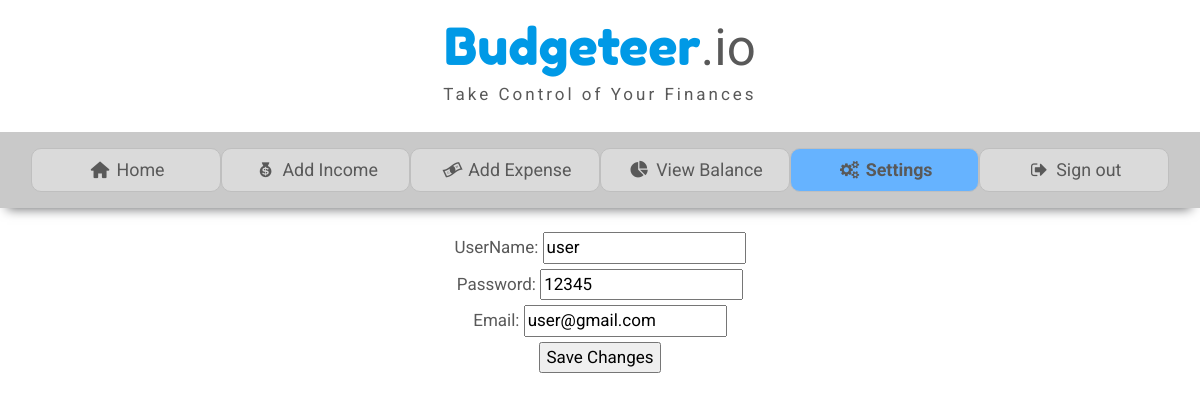
The page /settings.php (signed in) on the database its author committed.
### tables this page shows
CREATE TABLE `users` (
  `user_id` int(11) NOT NULL,
  `username` varchar(20) NOT NULL,
  `email` varchar(50) NOT NULL,
  `password` varchar(255) NOT NULL
);

### settings.php (the view, shortened to what this page needs)
<!DOCTYPE html>
<html>
<head>
	<link rel="stylesheet" href="css/bootstrap.min.css">
	<link rel="stylesheet" href="css/main.css">
	<link rel="stylesheet" href="css/fontello.css">
</head>
<body>
	<header>
		<h1 class="mt-3 mb-1" id="title">
			<a id="homeButton" href="index.php" role="button"><span id="logo">Budgeteer</span>.io</a>
		</h1>
		<p id="subtitle">Take Control of Your Finances</p>
	</header>
    <main>
    <section class="container-fluid square my-4 py-2">
			<nav class="navbar navbar-dark navbar-expand-lg">
				<div class="collapse navbar-collapse" id="mainMenu">
					<ul class="navbar-nav mx-auto">
						<li class="col-lg-2 nav-item">
							<a class="nav-link" href="menu.php"><i class="icon-home"></i> Home</a>
						</li>
						<li class="col-lg-2 nav-item">
							<a class="nav-link" href="income.php"><i class="icon-money-1"></i> Add Income</a>
						</li>
						<li class="col-lg-2 nav-item">
							<a class="nav-link" href="expense.php"><i class="icon-dollar"></i> Add Expense</a>
						</li>
						<li class="col-lg-2 nav-item dropdown">
							<a class="nav-link" href="#" role="button"><i class="icon-chart-pie"></i> View Balance</a>
						</li>
						<li class="col-lg-2 nav-item disabled">
							<a class="nav-link" href="settings.php" role="button"><i class="icon-cog-alt"></i> Settings</a>
						</li>
						<li class="col-lg-2 nav-item">
							<a class="nav-link" href="logout.php"><i class="icon-logout"></i> Sign out</a>
						</li>
					</ul>
				</div>
			</nav>
		</section>
    </main>
	<?php
        $servername = "localhost";
        $username = "root";
        $password = "";
        $dbname = "my_budget";
        $conn = new mysqli($servername, $username, $password, $dbname);
		$user_id = $_SESSION['loggedUserId'];
		$sql = "SELECT username, email, password FROM users WHERE user_id = '$user_id'";
		$result = mysqli_query($conn, $sql);
		if (mysqli_num_rows($result) > 0) {
			$row = mysqli_fetch_assoc($result);
			$current_name = $row['username'];
			$current_password = $row['password'];
			$current_email = $row['email'];
		} else {
			echo "Error: User not found";
		}
	?>
	<form method="post">
		<label for="name">UserName:</label>
		<input type="text" name="name" value="<?php echo $current_name; ?>"><br>
		<label for="password">Password:</label>
		<input type="text" name="password" value="<?php echo $current_password; ?>"><br>
		<label for="email">Email:</label>
		<input type="email" name="email" value="<?php echo $current_email; ?>"><br>
		<input type="submit" value="Save Changes">
	</form>
</body>
</html>

### css/main.css (style rules this page uses)
html { position: relative; min-height: 100%; min-width: 320px; }
body { background-position: center; background-size: contain; color: #595959; font-family: 'Roboto', sans-serif; font-size: 17px; text-align: center; margin-bottom: 60px; }
#title { font-size: 3em; font-weight: 400; }
#logo { color: #0099e6; font-family: 'Fredoka One', cursive; }
#subtitle { font-weight: 400; letter-spacing: 3px; }
p { margin: 0px; font-weight: 700; letter-spacing: 1px; }
.square { text-align: center; background-color: rgba(166, 166, 166, 0.6); -webkit-box-shadow: -1px 9px 11px -8px rgba(107,108,110,1); -moz-box-shadow: -1px 9px 11px -8px rgba(107,108,110,1); box-shadow: -1px 9px 11px -8px rgba(107,108,110,1); }
#homeButton { text-decoration: none; color: #595959; }
form { background-color: rgba(255, 255, 255, 0.3); border-radius: 20px; }
a.nav-link, a.dropdown-item, .dateButton > button { color: #595959 !important; font-size: 1.05em !important; line-height: 150% !important; }
ul { width: 100%; }
ul > li, .dateButton > button { background-color: rgba(255, 255, 255, 0.3); border: 1px solid #bfbfbf; border-radius: 10px; }
ul > li.disabled { background-color: #66b3ff; font-weight: 700; pointer-events: none; }

### rows shown on the page
users: name "user", password "12345", email "user@gmail.com"
